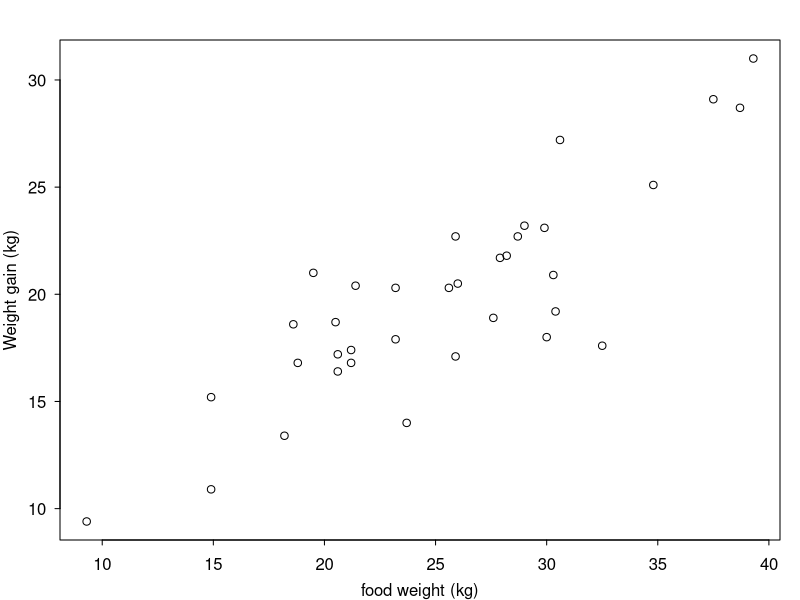
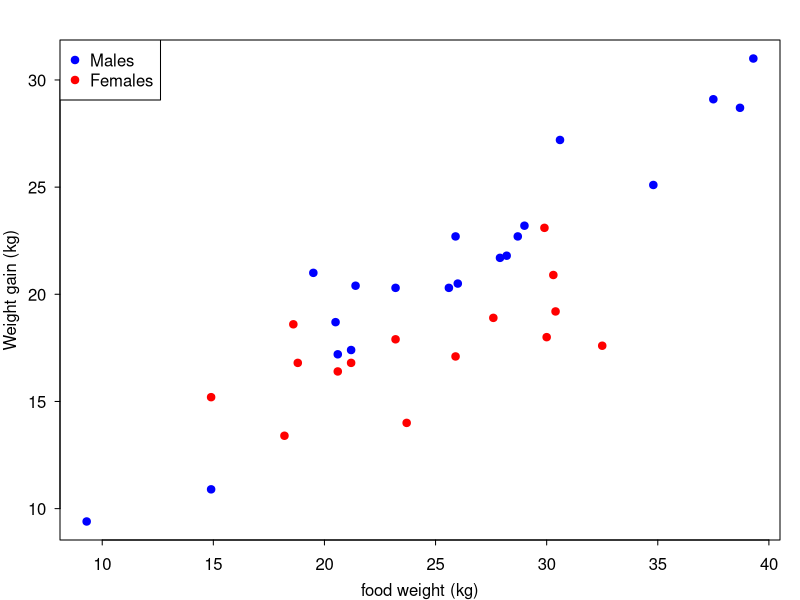

Write the R code that produced these figures, in order.
## ---- chunk 1
knitr::opts_chunk$set(dev = 'pdf')
par(mar=c(3,3,2,1), mgp=c(2,.7,0), tck=-.01,las=1)
## ---- chunk 2
# Feed conversion rate example
fcr = read.csv(file = '../data/fcr.csv')
plot(fcr$food_wt, fcr$weight_gain, 
     xlab = 'food weight (kg)', 
     ylab = 'Weight gain (kg)')
## ---- chunk 3
sex = fcr$sex
plot(fcr$food_wt[sex=='male'], 
     fcr$weight_gain[sex=='male'], 
     xlab = 'food weight (kg)', 
     ylab = 'Weight gain (kg)',
     xlim = range(fcr$food_wt), 
     ylim = range(fcr$weight_gain), 
     pch = 19, col = 'blue')
points(fcr$food_wt[sex=='female'], 
       fcr$weight_gain[sex=='female'], 
       pch = 19,
       col = 'red')
legend('topleft', legend = c('Males', 'Females'), 
       pch = 19, col = c('blue', 'red'))
## ---- chunk 4
schools = read.csv('../data/schools.csv')
print(schools)
## ---- chunk 5
dat = read.csv('../data/earnings.csv')
head(dat)
## ---- chunk 6
swt = read.csv('../data/swt.csv')
head(swt)
